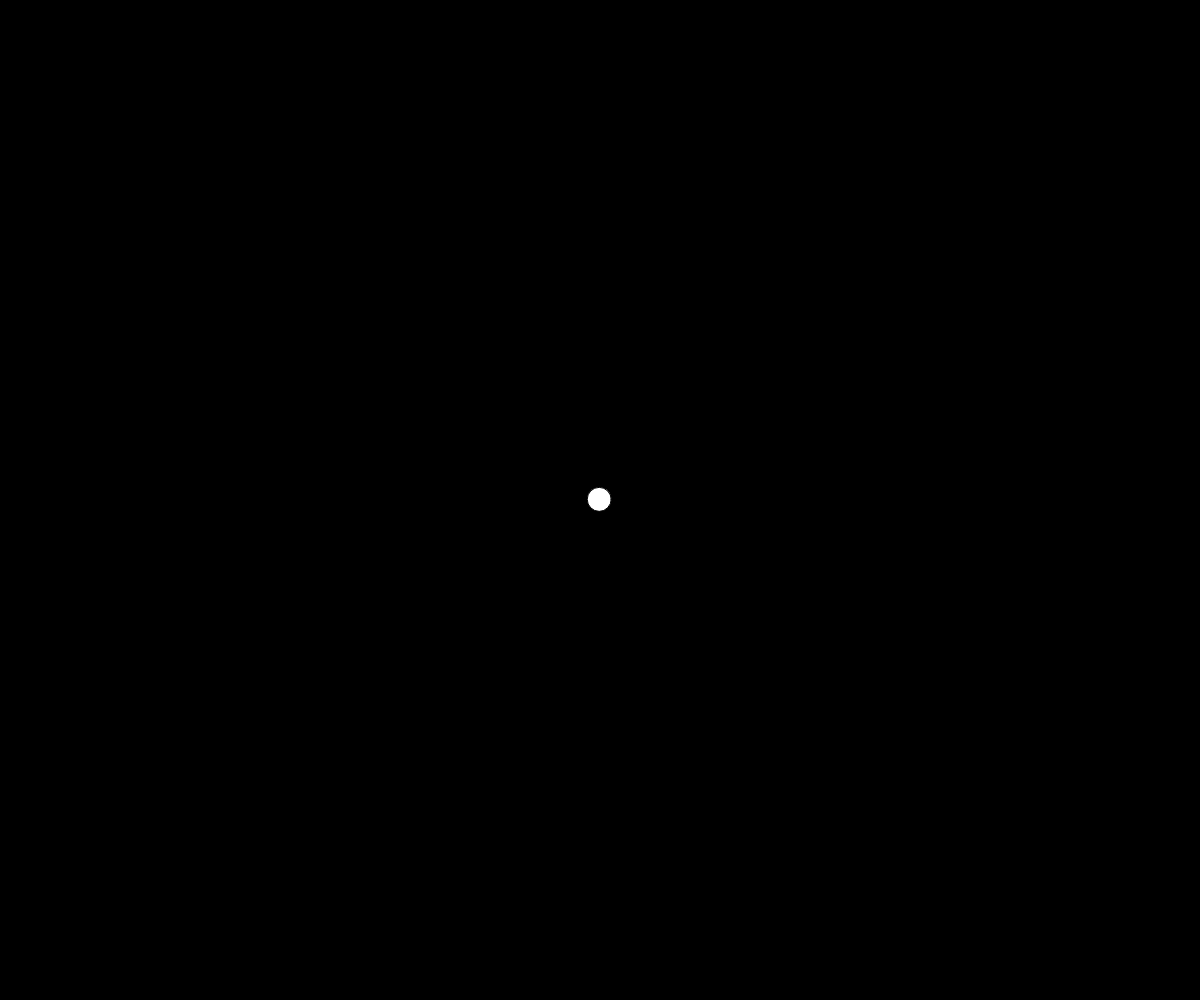
Frame 1 (no input)
Frame 60 (no input): blank canvas, image omitted
Frame 120 (the mouse pressed at the canvas centre since frame 60): blank canvas, image omitted

The p5.js sketch that drew this single still picture (run headless with seeded random() and noise() and a simulated clock; from frame 60 on, the mouse is pressed at the canvas centre):

// p5.js sketch
// ── sketch.js

var pos;
var vel;

function setup() {
	createCanvas(windowWidth, windowHeight);
	background(0);
	pos = createVector(width / 2, height / 2);
	vel = createVector(0, 0);
}

function draw() {

	background(0);
	let acc = createVector(mouseX, mouseY);
	acc.sub(pos);
	acc.setMag(1);

	vel.add(acc);
	vel.limit(5);

	pos.add(vel);
	ellipse(pos.x, pos.y, 24);

}
